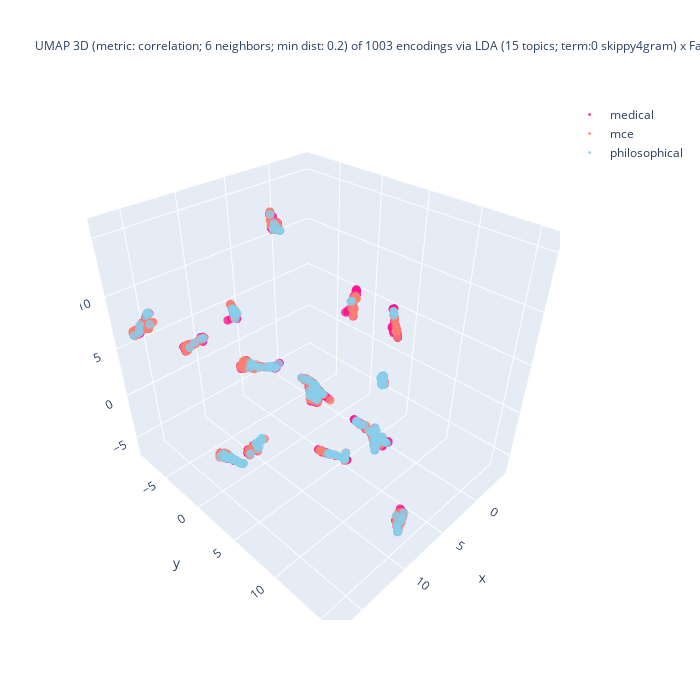

Notebook source saved alongside this figure:
### Code cell
%%capture --no-display

## Plotlyを使って tSNE の結果の可視化 (3D)
import plotly.graph_objects as go
import numpy as np
#
domain_ids = set(encoded_df['domain_id'])
reverse_domain_list = False
if reverse_domain_list:
    domain_ids = sorted(domain_list, reverse = True)
## layered/traced drawing
fig = go.Figure()
for domain_id in domain_ids:
    # set marker size of the target domain
    if domain_id == [ i for k, v in domain_encoding.items() if k == target_domain ][0]:
        size_val = 5
    else:
        size_val = 3
    part = encoded_df[ encoded_df['domain_id'] == domain_id ]
    color = colormap[domain_id]
    print(f"color: {color}")
    fig.add_trace(
        go.Scatter3d(
            x = part['D1'], y = part['D2'], z = part['D3'],
            name = domain_back_encoding[domain_id],
            mode = 'markers',
            marker = dict(size = size_val, opacity = 0.8),
            #marker_colorscale = list(colormap.values()),
            marker_color = color,
            showlegend = True
        )
    )

## 3D 散布図にラベルを追加する処理は未実装
df_size = len(df)
if use_UMAP:
    title_header = f"UMAP 3D (metric: {umap_metric}; {umap_n_neighbors} neighbors; min dist: {umap_min_dist}) of {df_size} encodings via\n"
else:
    title_header = f"t-SNE 3D (ppl: {doc_perplexity_val}) of {df_size} encodings of via\n"
if use_FastText:
    if use_LDA:
        title_body = f"LDA ({n_topics} topics; term:0 {lda_term_type}) x FastText ({ft_n_dims} dims; term: {ft_term_type}; window: {ft_window_size})"
    else:
        title_body = f"FastText ({ft_n_dims} dims; term: {ft_term_type}; window: {ft_window_size})"
else:
    title_body = f"LDA ({n_topics} topics; term: {lda_term_type})"
#
title_val = title_header + title_body
fig.update_layout(title = dict(text = title_val, font_size = 12), autosize = False, width = 700, height = 700)
fig.show()

### Figure 1 — Plotly figure (JSON) as saved in the notebook; plotly's stock layout.template omitted (floating-point values rounded to 4 significant figures; data arrays with more than 128 entries replaced by an {"elided": "..."} marker saying what was removed)
{"data": [{"marker": {"color": "deeppink", "opacity": 0.8, "size": 3}, "mode": "markers", "name": "medical", "showlegend": true, "type": "scatter3d", "x": {"elided": "400 float values"}, "y": {"elided": "400 float values"}, "z": {"elided": "400 float values"}}, {"marker": {"color": "salmon", "opacity": 0.8, "size": 3}, "mode": "markers", "name": "mce", "showlegend": true, "type": "scatter3d", "x": {"elided": "400 float values"}, "y": {"elided": "400 float values"}, "z": {"elided": "400 float values"}}, {"marker": {"color": "skyblue", "opacity": 0.8, "size": 3}, "mode": "markers", "name": "philosophical", "showlegend": true, "type": "scatter3d", "x": {"elided": "203 float values"}, "y": {"elided": "203 float values"}, "z": {"elided": "203 float values"}}], "layout": {"autosize": false, "height": 700, "title": {"font": {"size": 12}, "text": "UMAP 3D (metric: correlation; 6 neighbors; min dist: 0.2) of 1003 encodings via\nLDA (15 topics; term:0 skippy4gram) x FastText (8 dims; term: 2gram; window: 5)"}, "width": 700}}
